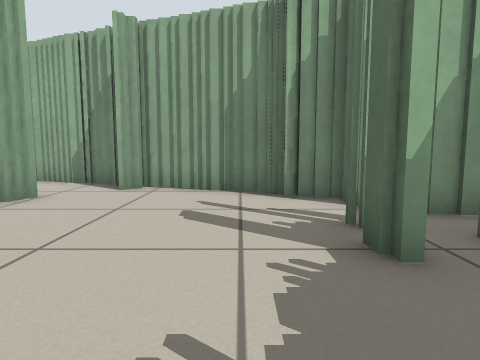
View 1 (above)

19 first-person views from a walk through a world built for the Player/Stage simulator. The camera is 0.5 m above the floor, tilts 6° down and sees 75° across. The lines on the ground mark 1 m squares. The floor is counted in squares, 0.5 m on a side. Each view is taken from the middle of a square. On the plan, view 1 faces up. The plan holds only what a view shows up to about 12 squares ahead; the rest is blank. The robots in the file are not drawn.

View 2
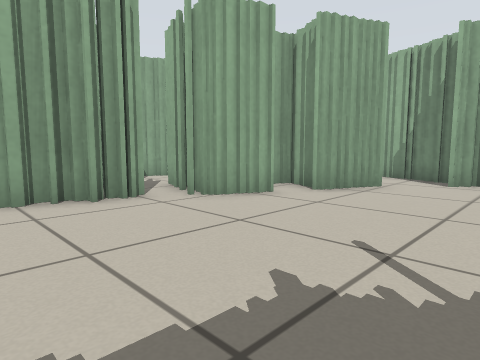

View 3
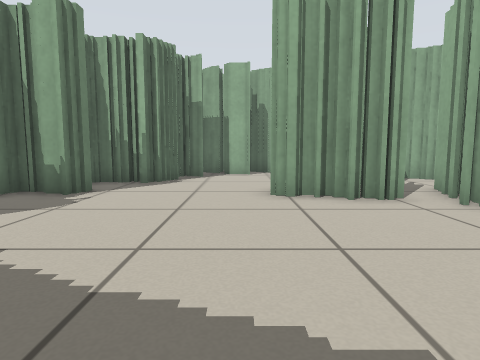

View 4
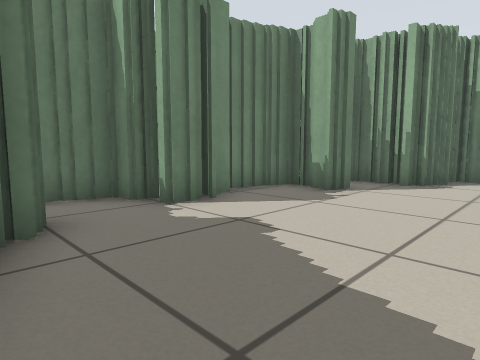

View 5
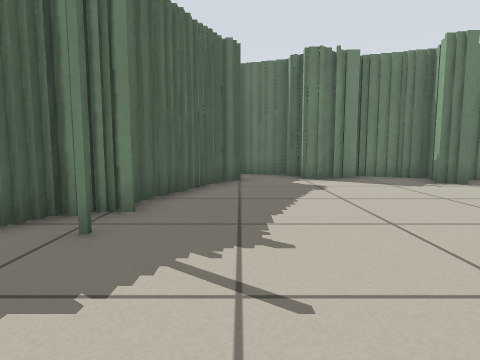

View 6
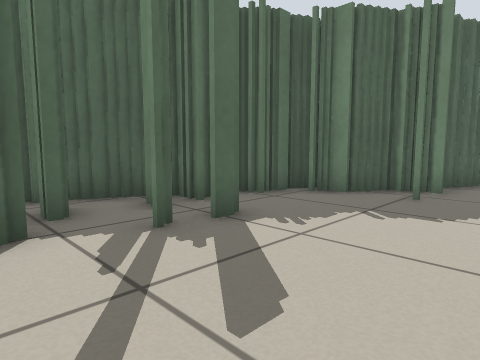

View 7
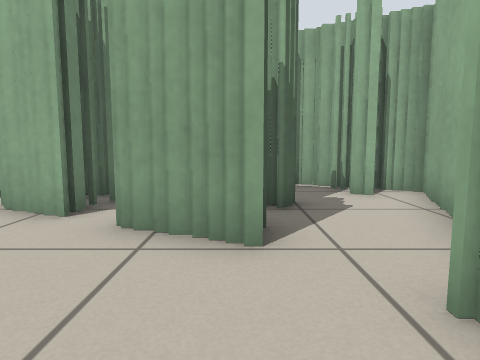

View 8
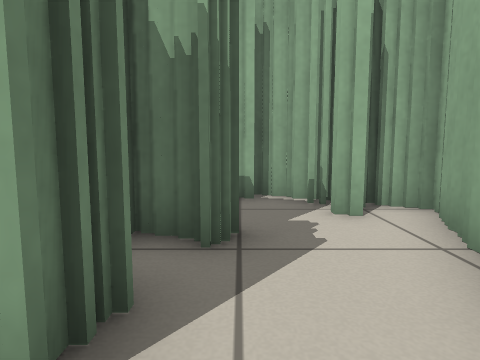

View 9
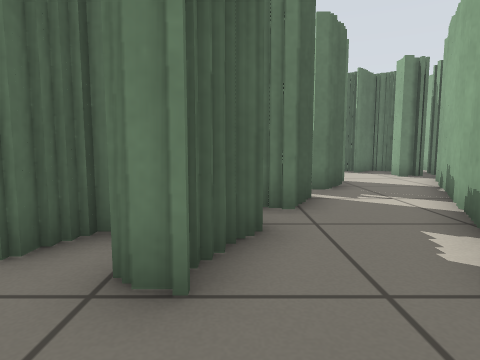

View 10
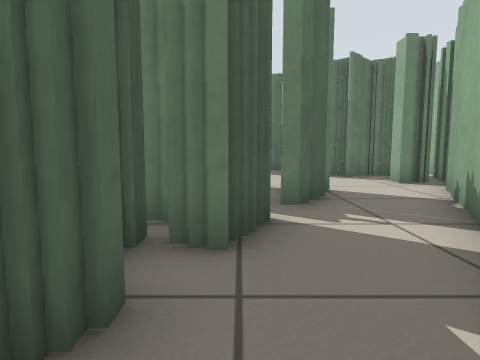

View 11
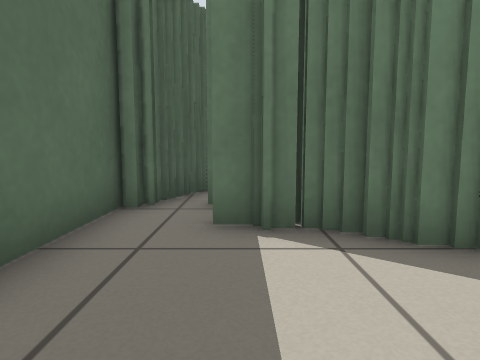

View 12
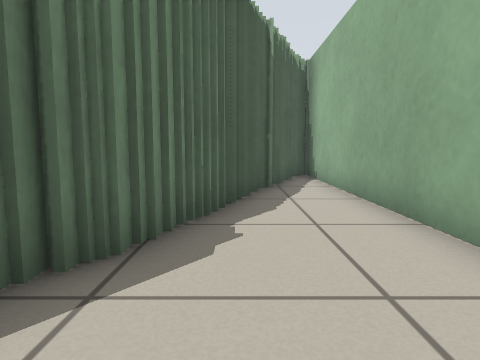

View 13
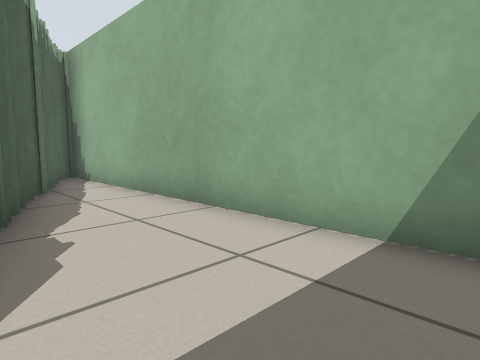

View 14
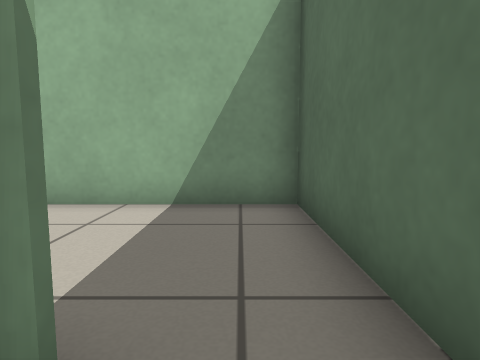

View 15
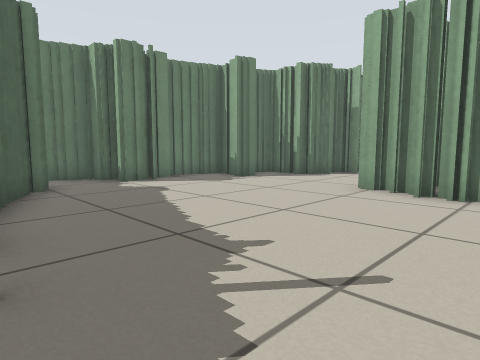

View 16
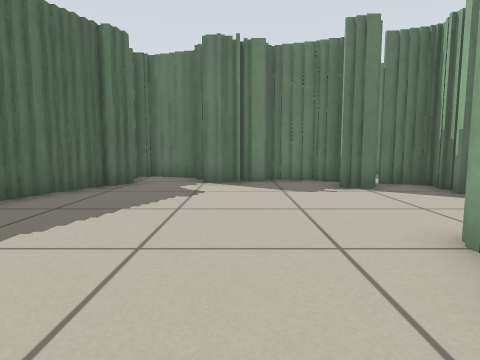

View 17
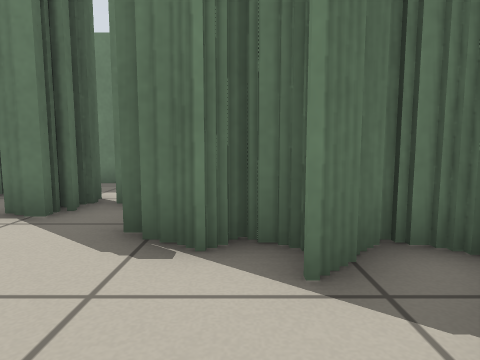

View 18
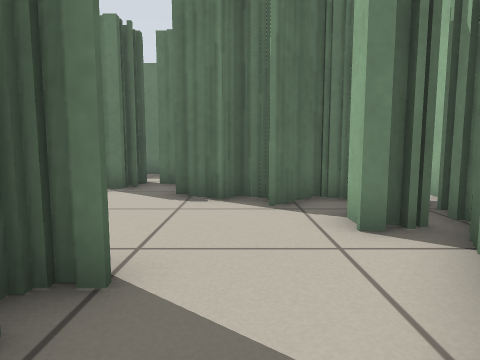

View 19
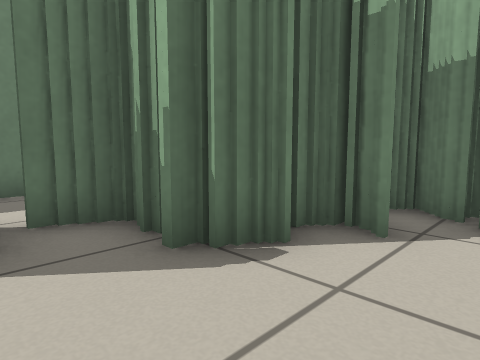

### Floor plan
Key: @ floor where view 1 was taken; # wall or solid block; x gap in a wall; . floor; T thing the floor can be seen under or through.
Columns run from 15 left of view 1 to 5 right of it. Each row starts with its distance up from view 1.
 11          ############
 10        ###..........#
  9       ##.####.......#
  8      ##.....###.....#
  7      ##.##....###...#
  6      #..###.....###.#
  5     ##..###.......#.#
  4     #..##.......#...#
  3    ##..TT#......#.###
  2    #..TTTT........##
  1   ##.TT T.........#
  0  ##..TTT#......@.##
 -1  #.....#.......###
 -2  ##............##
 -3  ##............#
 -4 #####..........#
 -5 #   ##........##
 -6      #.#.....##
 -7       x#..##.##
 -8       ..####..#
 -9       ...  ####
-10      #####

Where each view was taken, in squares from view 1:
view 1: 0 up, 0 right, facing up
view 2: 2 down, 1 left, facing up-left
view 3: 2 down, 1 left, facing left
view 4: 2 down, 1 left, facing down-left
view 5: 3 up, 2 left, facing down
view 6: 6 up, 2 left, facing down-right
view 7: 6 up, 1 left, facing left
view 8: 7 up, 3 left, facing left
view 9: 9 up, 7 left, facing down
view 10: 7 up, 8 left, facing down
view 11: 10 up, 3 right, facing down
view 12: 8 up, 4 right, facing left
view 13: 7 up, 4 right, facing up-left
view 14: 5 up, 4 right, facing up
view 15: 2 up, 0 right, facing down-left
view 16: 2 up, 5 left, facing down
view 17: 1 down, 11 left, facing down
view 18: 2 up, 11 left, facing down
view 19: 2 down, 8 left, facing down-left
